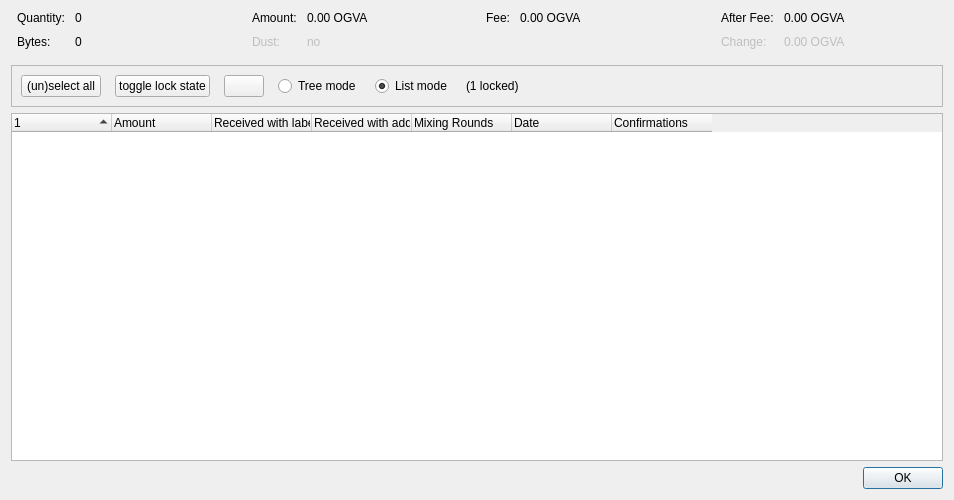
<?xml version="1.0" encoding="UTF-8"?>
<ui version="4.0">
 <class>CoinControlDialog</class>
 <widget class="QDialog" name="CoinControlDialog">
  <property name="geometry">
   <rect>
    <x>0</x>
    <y>0</y>
    <width>954</width>
    <height>500</height>
   </rect>
  </property>
  <property name="windowTitle">
   <string>Coin Selection</string>
  </property>
  <layout class="QVBoxLayout" name="verticalLayout">
   <item>
    <layout class="QHBoxLayout" name="horizontalLayoutTop" stretch="0,0,0,0">
     <property name="topMargin">
      <number>0</number>
     </property>
     <property name="bottomMargin">
      <number>10</number>
     </property>
     <item>
      <layout class="QFormLayout" name="formLayoutCoinControl1">
       <property name="horizontalSpacing">
        <number>10</number>
       </property>
       <property name="verticalSpacing">
        <number>10</number>
       </property>
       <property name="leftMargin">
        <number>6</number>
       </property>
       <property name="rightMargin">
        <number>6</number>
       </property>
       <item row="0" column="0">
        <widget class="QLabel" name="labelCoinControlQuantityText">
         <property name="text">
          <string>Quantity:</string>
         </property>
        </widget>
       </item>
       <item row="0" column="1">
        <widget class="QLabel" name="labelCoinControlQuantity">
         <property name="cursor">
          <cursorShape>IBeamCursor</cursorShape>
         </property>
         <property name="contextMenuPolicy">
          <enum>Qt::ActionsContextMenu</enum>
         </property>
         <property name="text">
          <string notr="true">0</string>
         </property>
         <property name="textInteractionFlags">
          <set>Qt::LinksAccessibleByMouse|Qt::TextSelectableByKeyboard|Qt::TextSelectableByMouse</set>
         </property>
        </widget>
       </item>
       <item row="1" column="0">
        <widget class="QLabel" name="labelCoinControlBytesText">
         <property name="text">
          <string>Bytes:</string>
         </property>
        </widget>
       </item>
       <item row="1" column="1">
        <widget class="QLabel" name="labelCoinControlBytes">
         <property name="cursor">
          <cursorShape>IBeamCursor</cursorShape>
         </property>
         <property name="contextMenuPolicy">
          <enum>Qt::ActionsContextMenu</enum>
         </property>
         <property name="text">
          <string notr="true">0</string>
         </property>
         <property name="textInteractionFlags">
          <set>Qt::LinksAccessibleByMouse|Qt::TextSelectableByKeyboard|Qt::TextSelectableByMouse</set>
         </property>
        </widget>
       </item>
      </layout>
     </item>
     <item>
      <layout class="QFormLayout" name="formLayoutCoinControl2">
       <property name="horizontalSpacing">
        <number>10</number>
       </property>
       <property name="verticalSpacing">
        <number>10</number>
       </property>
       <property name="leftMargin">
        <number>6</number>
       </property>
       <property name="rightMargin">
        <number>6</number>
       </property>
       <item row="0" column="0">
        <widget class="QLabel" name="labelCoinControlAmountText">
         <property name="text">
          <string>Amount:</string>
         </property>
        </widget>
       </item>
       <item row="0" column="1">
        <widget class="QLabel" name="labelCoinControlAmount">
         <property name="cursor">
          <cursorShape>IBeamCursor</cursorShape>
         </property>
         <property name="contextMenuPolicy">
          <enum>Qt::ActionsContextMenu</enum>
         </property>
         <property name="text">
          <string notr="true">0.00 OGVA</string>
         </property>
         <property name="textInteractionFlags">
          <set>Qt::LinksAccessibleByMouse|Qt::TextSelectableByKeyboard|Qt::TextSelectableByMouse</set>
         </property>
        </widget>
       </item>
       <item row="1" column="0">
        <widget class="QLabel" name="labelCoinControlLowOutputText">
         <property name="enabled">
          <bool>false</bool>
         </property>
         <property name="text">
          <string>Dust:</string>
         </property>
        </widget>
       </item>
       <item row="1" column="1">
        <widget class="QLabel" name="labelCoinControlLowOutput">
         <property name="enabled">
          <bool>false</bool>
         </property>
         <property name="cursor">
          <cursorShape>IBeamCursor</cursorShape>
         </property>
         <property name="contextMenuPolicy">
          <enum>Qt::ActionsContextMenu</enum>
         </property>
         <property name="text">
          <string notr="true">no</string>
         </property>
         <property name="textInteractionFlags">
          <set>Qt::LinksAccessibleByMouse|Qt::TextSelectableByKeyboard|Qt::TextSelectableByMouse</set>
         </property>
        </widget>
       </item>
      </layout>
     </item>
     <item>
      <layout class="QFormLayout" name="formLayoutCoinControl3">
       <property name="horizontalSpacing">
        <number>10</number>
       </property>
       <property name="verticalSpacing">
        <number>10</number>
       </property>
       <property name="leftMargin">
        <number>6</number>
       </property>
       <property name="rightMargin">
        <number>6</number>
       </property>
       <item row="0" column="0">
        <widget class="QLabel" name="labelCoinControlFeeText">
         <property name="text">
          <string>Fee:</string>
         </property>
        </widget>
       </item>
       <item row="0" column="1">
        <widget class="QLabel" name="labelCoinControlFee">
         <property name="cursor">
          <cursorShape>IBeamCursor</cursorShape>
         </property>
         <property name="contextMenuPolicy">
          <enum>Qt::ActionsContextMenu</enum>
         </property>
         <property name="text">
          <string notr="true">0.00 OGVA</string>
         </property>
         <property name="textInteractionFlags">
          <set>Qt::LinksAccessibleByMouse|Qt::TextSelectableByKeyboard|Qt::TextSelectableByMouse</set>
         </property>
        </widget>
       </item>
      </layout>
     </item>
     <item>
      <layout class="QFormLayout" name="formLayoutCoinControl4">
       <property name="horizontalSpacing">
        <number>10</number>
       </property>
       <property name="verticalSpacing">
        <number>10</number>
       </property>
       <property name="leftMargin">
        <number>6</number>
       </property>
       <property name="rightMargin">
        <number>6</number>
       </property>
       <item row="0" column="0">
        <widget class="QLabel" name="labelCoinControlAfterFeeText">
         <property name="text">
          <string>After Fee:</string>
         </property>
        </widget>
       </item>
       <item row="0" column="1">
        <widget class="QLabel" name="labelCoinControlAfterFee">
         <property name="cursor">
          <cursorShape>IBeamCursor</cursorShape>
         </property>
         <property name="contextMenuPolicy">
          <enum>Qt::ActionsContextMenu</enum>
         </property>
         <property name="text">
          <string notr="true">0.00 OGVA</string>
         </property>
         <property name="textInteractionFlags">
          <set>Qt::LinksAccessibleByMouse|Qt::TextSelectableByKeyboard|Qt::TextSelectableByMouse</set>
         </property>
        </widget>
       </item>
       <item row="1" column="0">
        <widget class="QLabel" name="labelCoinControlChangeText">
         <property name="enabled">
          <bool>false</bool>
         </property>
         <property name="text">
          <string>Change:</string>
         </property>
        </widget>
       </item>
       <item row="1" column="1">
        <widget class="QLabel" name="labelCoinControlChange">
         <property name="enabled">
          <bool>false</bool>
         </property>
         <property name="cursor">
          <cursorShape>IBeamCursor</cursorShape>
         </property>
         <property name="contextMenuPolicy">
          <enum>Qt::ActionsContextMenu</enum>
         </property>
         <property name="text">
          <string notr="true">0.00 OGVA</string>
         </property>
         <property name="textInteractionFlags">
          <set>Qt::LinksAccessibleByMouse|Qt::TextSelectableByKeyboard|Qt::TextSelectableByMouse</set>
         </property>
        </widget>
       </item>
      </layout>
     </item>
    </layout>
   </item>
   <item>
    <widget class="QFrame" name="frame">
     <property name="minimumSize">
      <size>
       <width>0</width>
       <height>40</height>
      </size>
     </property>
     <property name="frameShape">
      <enum>QFrame::StyledPanel</enum>
     </property>
     <property name="frameShadow">
      <enum>QFrame::Sunken</enum>
     </property>
     <layout class="QHBoxLayout" name="horizontalLayout">
      <item>
       <layout class="QHBoxLayout" name="horizontalLayoutPanel" stretch="0,0,0,0,0,0,0">
        <property name="spacing">
         <number>14</number>
        </property>
        <item>
         <widget class="QPushButton" name="pushButtonSelectAll">
          <property name="sizePolicy">
           <sizepolicy hsizetype="Maximum" vsizetype="Fixed">
            <horstretch>0</horstretch>
            <verstretch>0</verstretch>
           </sizepolicy>
          </property>
          <property name="text">
           <string>(un)select all</string>
          </property>
          <property name="autoDefault">
           <bool>false</bool>
          </property>
         </widget>
        </item>
        <item>
         <widget class="QPushButton" name="pushButtonToggleLock">
          <property name="sizePolicy">
           <sizepolicy hsizetype="Maximum" vsizetype="Fixed">
            <horstretch>0</horstretch>
            <verstretch>0</verstretch>
           </sizepolicy>
          </property>
          <property name="text">
           <string>toggle lock state</string>
          </property>
          <property name="autoDefault">
           <bool>false</bool>
          </property>
         </widget>
        </item>
        <item>
         <widget class="QPushButton" name="hideButton">
          <property name="sizePolicy">
           <sizepolicy hsizetype="Maximum" vsizetype="Fixed">
            <horstretch>0</horstretch>
            <verstretch>0</verstretch>
           </sizepolicy>
          </property>
          <property name="text">
           <string/>
          </property>
          <property name="autoDefault">
           <bool>false</bool>
          </property>
         </widget>
        </item>
        <item>
         <widget class="QRadioButton" name="radioTreeMode">
          <property name="sizePolicy">
           <sizepolicy hsizetype="Maximum" vsizetype="Fixed">
            <horstretch>0</horstretch>
            <verstretch>0</verstretch>
           </sizepolicy>
          </property>
          <property name="text">
           <string>Tree mode</string>
          </property>
         </widget>
        </item>
        <item>
         <widget class="QRadioButton" name="radioListMode">
          <property name="sizePolicy">
           <sizepolicy hsizetype="Maximum" vsizetype="Fixed">
            <horstretch>0</horstretch>
            <verstretch>0</verstretch>
           </sizepolicy>
          </property>
          <property name="text">
           <string>List mode</string>
          </property>
          <property name="checked">
           <bool>true</bool>
          </property>
         </widget>
        </item>
        <item>
         <widget class="QLabel" name="labelLocked">
          <property name="text">
           <string>(1 locked)</string>
          </property>
         </widget>
        </item>
        <item>
         <spacer name="horizontalSpacer">
          <property name="orientation">
           <enum>Qt::Horizontal</enum>
          </property>
          <property name="sizeHint" stdset="0">
           <size>
            <width>40</width>
            <height>20</height>
           </size>
          </property>
         </spacer>
        </item>
       </layout>
      </item>
     </layout>
    </widget>
   </item>
   <item>
    <widget class="CoinControlTreeWidget" name="treeWidget">
     <property name="contextMenuPolicy">
      <enum>Qt::CustomContextMenu</enum>
     </property>
     <property name="sortingEnabled">
      <bool>false</bool>
     </property>
     <property name="columnCount">
      <number>7</number>
     </property>
     <attribute name="headerShowSortIndicator" stdset="0">
      <bool>true</bool>
     </attribute>
     <attribute name="headerStretchLastSection">
      <bool>false</bool>
     </attribute>
     <column>
      <property name="text">
       <string/>
      </property>
     </column>
     <column>
      <property name="text">
       <string>Amount</string>
      </property>
     </column>
     <column>
      <property name="text">
       <string>Received with label</string>
      </property>
     </column>
     <column>
      <property name="text">
       <string>Received with address</string>
      </property>
     </column>
     <column>
      <property name="text">
       <string>Mixing Rounds</string>
      </property>
     </column>
     <column>
      <property name="text">
       <string>Date</string>
      </property>
     </column>
     <column>
      <property name="text">
       <string>Confirmations</string>
      </property>
      <property name="toolTip">
       <string>Confirmed</string>
      </property>
     </column>
    </widget>
   </item>
   <item>
    <widget class="QDialogButtonBox" name="buttonBox">
     <property name="orientation">
      <enum>Qt::Horizontal</enum>
     </property>
     <property name="standardButtons">
      <set>QDialogButtonBox::Ok</set>
     </property>
    </widget>
   </item>
  </layout>
 </widget>
 <customwidgets>
  <customwidget>
   <class>CoinControlTreeWidget</class>
   <extends>QTreeWidget</extends>
   <header>qt/coincontroltreewidget.h</header>
  </customwidget>
 </customwidgets>
 <resources/>
 <connections/>
</ui>
